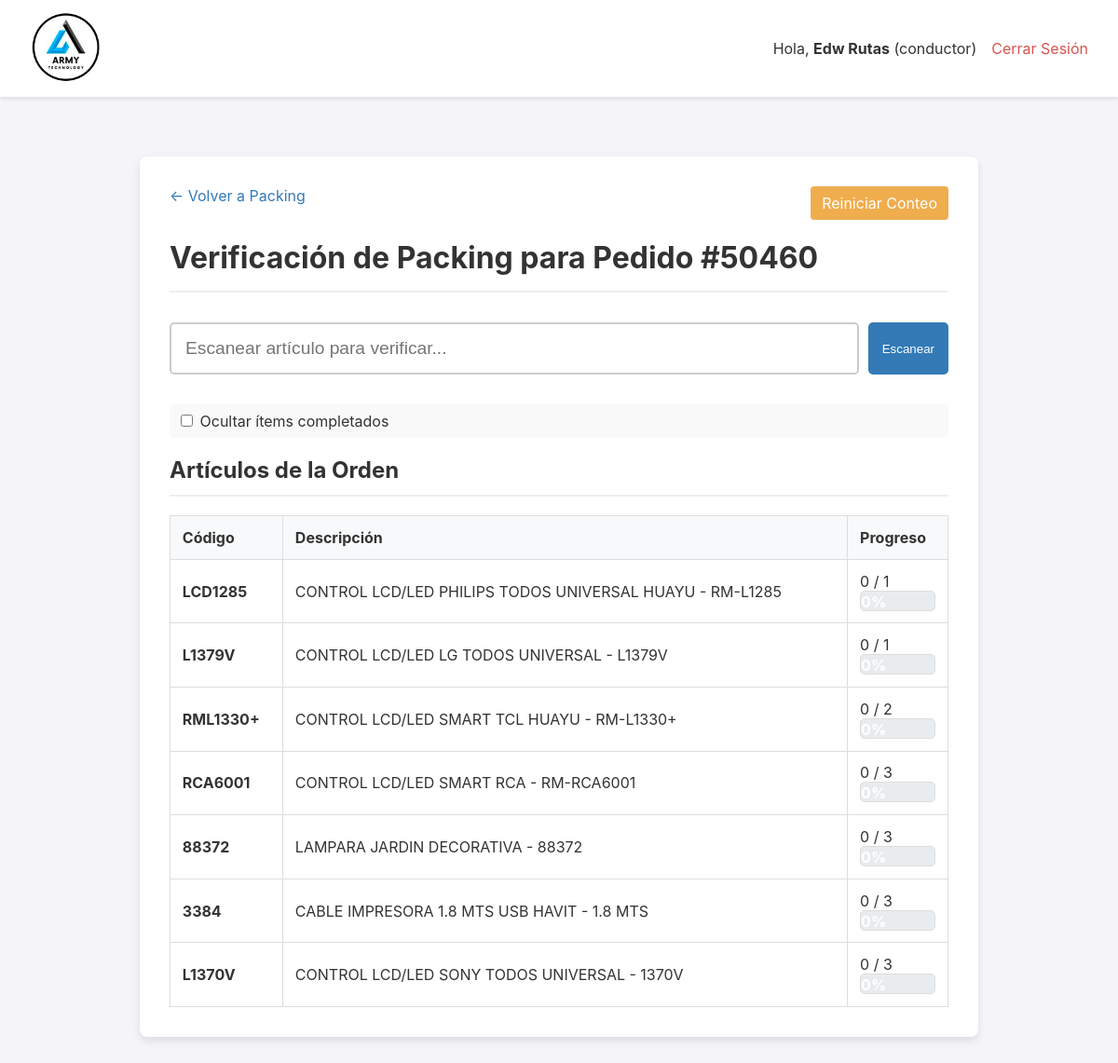
Page /packing/3 (signed in) on the committed database.
### app.py (models this page shows, shortened)
class User(UserMixin, db.Model):
    id = db.Column(db.Integer, primary_key=True)
    username = db.Column(db.String(80), unique=True, nullable=False)
    password_hash = db.Column(db.String(256), nullable=False)
    role = db.Column(db.String(20), nullable=False, default='operario')

class Orden(db.Model):
    id = db.Column(db.Integer, primary_key=True)
    numero_pedido = db.Column(db.String(50), unique=True, nullable=False)
    cliente_nombre = db.Column(db.String(200), nullable=False)
    cliente_direccion = db.Column(db.String(300), nullable=True)
    estado = db.Column(db.String(30), nullable=False, default='PENDIENTE')
    fecha_creacion = db.Column(db.DateTime, nullable=False, default=datetime.datetime.utcnow)
    lote_id = db.Column(db.Integer, db.ForeignKey('lote_picking.id'), nullable=True)
    items = db.relationship('ItemOrden', backref='orden', lazy=True, cascade="all, delete-orphan")
    fecha_inicio_picking = db.Column(db.DateTime, nullable=True)
    fecha_fin_picking = db.Column(db.DateTime, nullable=True)
    fecha_fin_packing = db.Column(db.DateTime, nullable=True)
    fecha_despacho = db.Column(db.DateTime, nullable=True)
    packer_id = db.Column(db.Integer, db.ForeignKey('user.id', ondelete='SET NULL'), nullable=True)
    packer = db.relationship('User', foreign_keys=[packer_id])
    devolucion_confirmada = db.Column(db.Boolean, default=False, nullable=False)
    bultos = db.relationship('Bulto', backref='orden', cascade="all, delete-orphan")
    hoja_de_ruta_id = db.Column(db.Integer, db.ForeignKey('hoja_de_ruta.id'), nullable=True)
    destino_id = db.Column(db.Integer, db.ForeignKey('destino.id'), nullable=True)
    destino = db.relationship('Destino', backref='ordenes')
    guia_encomienda = db.Column(db.String(100), nullable=True)
    nota_entrega = db.Column(db.Text, nullable=True)
    fecha_entrega_final = db.Column(db.DateTime, nullable=True)

class ItemOrden(db.Model):
    id = db.Column(db.Integer, primary_key=True)
    orden_id = db.Column(db.Integer, db.ForeignKey('orden.id'), nullable=False)
    codigo_articulo = db.Column(db.String(100), nullable=False)
    descripcion_articulo = db.Column(db.String(300), nullable=False)
    cantidad_solicitada = db.Column(db.Integer, nullable=False)
    cantidad_recogida = db.Column(db.Integer, nullable=False, default=0)
    cantidad_empacada = db.Column(db.Integer, nullable=False, default=0)
    tiene_incidencia = db.Column(db.Boolean, default=False, nullable=False)
    tipo_incidencia = db.Column(db.String(50), nullable=True)
    nota_incidencia = db.Column(db.Text, nullable=True)

### app.py (the view, shortened to what this page needs)
@app.route('/packing/<int:orden_id>', methods=['GET']) # Ya no necesitamos POST aquí
@login_required
def detalle_packing(orden_id):
    orden = Orden.query.get_or_404(orden_id)
    if orden.estado != 'EMPACADO':
        flash('Esta orden no está lista para packing.', 'error')
        return redirect(url_for('dashboard_packing'))
    return render_template('detalle_packing.html', orden=orden)

### app.py (called while the page is built)
@login_manager.user_loader
def load_user(user_id):
    return db.session.get(User, int(user_id))

### templates/detalle_packing.html (shortened to what this page needs)
{% extends "layout.html" %}
{% block content %}
<div class="container">
    <a href="{{ url_for('dashboard_packing') }}" class="back-link">← Volver a Packing</a>
    <a href="{{ url_for('detalle_packing', orden_id=orden.id, reset='true') }}" class="action-link" style="float: right; background-color: #f0ad4e; color: white; padding: 8px 12px; text-decoration: none; border-radius: 4px;" onclick="return confirm('¿Está seguro de que desea reiniciar el conteo de packing para esta orden?');">Reiniciar Conteo</a>
    <h1>Verificación de Packing para Pedido #{{ orden.numero_pedido }}</h1>
    <form id="scan-form-packing" class="scan-form">
        <input type="text" id="scan-input-packing" class="scan-input" placeholder="Escanear artículo para verificar..." autofocus autocomplete="off">
        <button type="submit" class="scan-btn">Escanear</button>
    </form>
    <div class="view-options">
        <label>
            <input type="checkbox" id="toggle-ocultar-completados">
            Ocultar ítems completados
        </label>
    </div>
    <h2>Artículos de la Orden</h2>
    <table>
        <thead>
            <tr>
                <th>Código</th>
                <th>Descripción</th>
                <th>Progreso</th>
            </tr>
        </thead>
        <tbody>
            {% for item in orden.items %}
                <tr class="item-row" id="item-row-{{ item.codigo_articulo }}">
                    <td><strong>{{ item.codigo_articulo }}</strong></td>
                    <td>{{ item.descripcion_articulo }}</td>
                    <td>
                        {% set escaneados = item.cantidad_empacada %}
                        {% set solicitados = item.cantidad_solicitada %}
                        <span id="progreso-texto-{{ item.codigo_articulo }}">{{ escaneados }} / {{ solicitados }}</span>
                        <div class="progress-bar">
                            {% set progreso_inicial = (escaneados / solicitados) * 100 if solicitados > 0 else (100 if escaneados >= solicitados else 0) %}
                            <div id="progreso-barra-{{ item.codigo_articulo }}" class="progress" style="width: {{ progreso_inicial }}%;">
                                {{ '%.0f'|format(progreso_inicial) }}%
                            </div>
                        </div>
                    </td>
                </tr>
            {% endfor %}
        </tbody>
    </table>
</div>
{% endblock %}

### templates/layout.html (shortened to what this page needs)
<!DOCTYPE html>
<html lang="es">
<head>
</head>
<body>
    <header>
        <div class="logo">
            <a href="{{ url_for('dashboard') }}">
                <img src="{{ url_for('static', filename='img/logo.png') }}" alt="Logo de la Empresa">
            </a>
        </div>
        <nav class="nav">
             {% if current_user.is_authenticated %}
                <div class="user-info">
                    <span>Hola, <strong>{{ current_user.username }}</strong> ({{ current_user.role }})</span>
                    <a href="{{ url_for('logout') }}" style="color: #d9534f;">Cerrar Sesión</a>
                </div>
             {% endif %}
        </nav>
    </header>
    <main>
        {% block content %}{% endblock %}
    </main>
</body>
</html>

### templates/layout.html (style rules this page uses)
body { font-family: -apple-system, BlinkMacSystemFont, "Segoe UI", Roboto, "Helvetica Neue", Arial, sans-serif; margin: 0; background-color: #f4f4f9; color: #333; }
header { background-color: #fff; padding: 10px 2em; display: flex; justify-content: space-between; align-items: center; box-shadow: 0 2px 4px rgba(0,0,0,0.1); position: sticky; top: 0; z-index: 100; }
.logo img { height: 80px; }
.nav { display: flex; align-items: center; gap: 1em; }
.nav-admin-links a, .user-info a { text-decoration: none; color: #007bff; }
.user-info { display: flex; align-items: center; gap: 1em; }
main { padding: 2em; }
* { box-sizing: border-box; }
main { padding: 1em; }
@media (min-width: 768px) { main { padding: 2em; } }

### templates/detalle_packing.html (style rules this page uses)
.container { max-width: 900px; margin: 2em auto; background: white; padding: 2em; border-radius: 8px; box-shadow: 0 4px 8px rgba(0,0,0,0.1); }
h1, h2 { border-bottom: 2px solid #eee; padding-bottom: 0.5em; }
.back-link { display: inline-block; margin-bottom: 1rem; color: #337ab7; text-decoration: none; }
.scan-form { margin: 2em 0; display: flex; gap: 10px; flex-direction: column; }
.scan-input { flex-grow: 1; font-size: 1.2rem; padding: 15px; border-radius: 5px; border: 2px solid #ccc; }
.scan-btn { background-color: #337ab7; color: white; border: none; cursor: pointer; padding: 15px; border-radius: 5px; }
.view-options { margin: 1rem 0; padding: 0.5rem; background-color: #f9f9f9; border-radius: 5px; }
table { width: 100%; border-collapse: collapse; margin-top: 1em; }
th, td { border: 1px solid #ddd; padding: 0.8em; text-align: left; vertical-align: middle; }
th { background-color: #f8f9fa; }
.progress-bar { background-color: #e9ecef; border-radius: 5px; overflow: hidden; height: 22px; border: 1px solid #ddd; }
.progress { background-color: #337ab7; color: white; text-align: center; font-weight: bold; height: 100%; line-height: 22px; transition: width 0.4s ease-in-out; }
@media (min-width: 768px) { .scan-form { flex-direction: row; } }

### rows in the picture
User: username "Edw Rutas", role "conductor"
Orden: numero_pedido "50460"
ItemOrden: codigo_articulo "LCD1285", descripcion_articulo "CONTROL LCD/LED PHILIPS TODOS UNIVERSAL HUAYU - RM-L1285", escaneados "0", solicitados "1", progreso_inicial "0"
ItemOrden: codigo_articulo "L1379V", descripcion_articulo "CONTROL LCD/LED LG TODOS UNIVERSAL - L1379V", escaneados "0", solicitados "1", progreso_inicial "0"
ItemOrden: codigo_articulo "RML1330+", descripcion_articulo "CONTROL LCD/LED SMART TCL HUAYU - RM-L1330+", escaneados "0", solicitados "2", progreso_inicial "0"
ItemOrden: codigo_articulo "RCA6001", descripcion_articulo "CONTROL LCD/LED SMART RCA - RM-RCA6001", escaneados "0", solicitados "3", progreso_inicial "0"
ItemOrden: codigo_articulo "88372", descripcion_articulo "LAMPARA JARDIN DECORATIVA - 88372", escaneados "0", solicitados "3", progreso_inicial "0"
ItemOrden: codigo_articulo "3384", descripcion_articulo "CABLE IMPRESORA 1.8 MTS USB HAVIT - 1.8 MTS", escaneados "0", solicitados "3", progreso_inicial "0"
ItemOrden: codigo_articulo "L1370V", descripcion_articulo "CONTROL LCD/LED SONY TODOS UNIVERSAL - 1370V", escaneados "0", solicitados "3", progreso_inicial "0"
